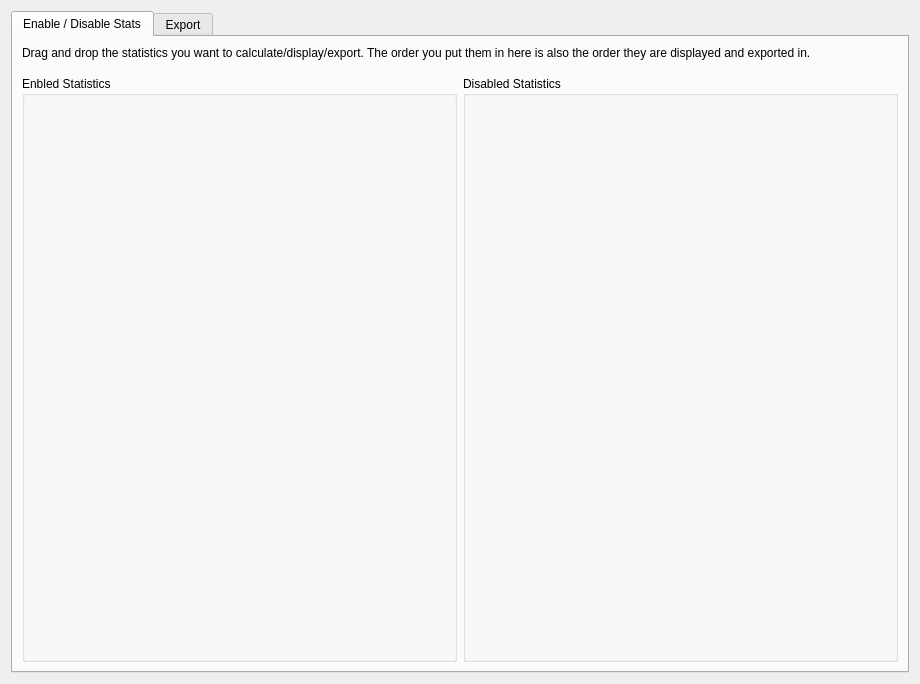
<?xml version="1.0" encoding="UTF-8"?>
<ui version="4.0">
 <class>SettingsView</class>
 <widget class="QWidget" name="SettingsView">
  <property name="geometry">
   <rect>
    <x>0</x>
    <y>0</y>
    <width>920</width>
    <height>684</height>
   </rect>
  </property>
  <property name="windowTitle">
   <string>Form</string>
  </property>
  <layout class="QVBoxLayout" name="verticalLayout">
   <item>
    <widget class="QTabWidget" name="tabWidget">
     <property name="currentIndex">
      <number>0</number>
     </property>
     <widget class="QWidget" name="tab_toggles">
      <attribute name="title">
       <string>Enable / Disable Stats</string>
      </attribute>
      <layout class="QGridLayout" name="gridLayout_2" rowstretch="0,1,1" columnstretch="1,1">
       <item row="2" column="1">
        <widget class="QGroupBox" name="groupBox_disabledStats">
         <property name="title">
          <string>Disabled Statistics</string>
         </property>
        </widget>
       </item>
       <item row="0" column="0" colspan="2">
        <widget class="QLabel" name="label">
         <property name="text">
          <string>Drag and drop the statistics you want to calculate/display/export. The order you put them in here is also the order they are displayed and exported in.</string>
         </property>
         <property name="wordWrap">
          <bool>true</bool>
         </property>
        </widget>
       </item>
       <item row="2" column="0">
        <widget class="QGroupBox" name="groupBox_enabledStats">
         <property name="title">
          <string>Enbled Statistics</string>
         </property>
        </widget>
       </item>
       <item row="1" column="0">
        <spacer name="verticalSpacer_2">
         <property name="orientation">
          <enum>Qt::Vertical</enum>
         </property>
         <property name="sizeType">
          <enum>QSizePolicy::Fixed</enum>
         </property>
         <property name="sizeHint" stdset="0">
          <size>
           <width>20</width>
           <height>10</height>
          </size>
         </property>
        </spacer>
       </item>
      </layout>
     </widget>
     <widget class="QWidget" name="tab_export">
      <attribute name="title">
       <string>Export</string>
      </attribute>
      <layout class="QGridLayout" name="gridLayout_3" columnstretch="0,1">
       <item row="0" column="0">
        <widget class="QGroupBox" name="groupBox_stats">
         <property name="title">
          <string>Stats Calculator</string>
         </property>
         <layout class="QVBoxLayout" name="verticalLayout_4">
          <item>
           <layout class="QVBoxLayout" name="verticalLayout_3">
            <item>
             <widget class="QRadioButton" name="radioButton_resetStatsEveryGame">
              <property name="text">
               <string>Reset statistics at the start of every game</string>
              </property>
              <property name="checked">
               <bool>true</bool>
              </property>
             </widget>
            </item>
            <item>
             <widget class="QRadioButton" name="radioButton_resetStatsEverySet">
              <property name="text">
               <string>Reset statistics at the beginning of a set</string>
              </property>
             </widget>
            </item>
           </layout>
          </item>
         </layout>
        </widget>
       </item>
       <item row="0" column="1">
        <spacer name="horizontalSpacer_2">
         <property name="orientation">
          <enum>Qt::Horizontal</enum>
         </property>
         <property name="sizeHint" stdset="0">
          <size>
           <width>40</width>
           <height>20</height>
          </size>
         </property>
        </spacer>
       </item>
       <item row="1" column="0">
        <widget class="QGroupBox" name="groupBox">
         <property name="title">
          <string>OBS</string>
         </property>
         <layout class="QVBoxLayout" name="verticalLayout_2">
          <item>
           <widget class="QCheckBox" name="checkBox_obsExport">
            <property name="sizePolicy">
             <sizepolicy hsizetype="Minimum" vsizetype="Fixed">
              <horstretch>0</horstretch>
              <verstretch>0</verstretch>
             </sizepolicy>
            </property>
            <property name="text">
             <string>Export OBS compatible files</string>
            </property>
           </widget>
          </item>
          <item>
           <layout class="QHBoxLayout" name="horizontalLayout">
            <item>
             <widget class="QLabel" name="label_obsDestFolder">
              <property name="enabled">
               <bool>false</bool>
              </property>
              <property name="text">
               <string>Destination Folder:</string>
              </property>
             </widget>
            </item>
            <item>
             <widget class="QLineEdit" name="lineEdit_obsDestFolder">
              <property name="enabled">
               <bool>false</bool>
              </property>
              <property name="sizePolicy">
               <sizepolicy hsizetype="MinimumExpanding" vsizetype="Fixed">
                <horstretch>0</horstretch>
                <verstretch>0</verstretch>
               </sizepolicy>
              </property>
              <property name="readOnly">
               <bool>true</bool>
              </property>
             </widget>
            </item>
            <item>
             <widget class="QToolButton" name="toolButton_obsBrowseFolder">
              <property name="enabled">
               <bool>false</bool>
              </property>
              <property name="text">
               <string>...</string>
              </property>
             </widget>
            </item>
           </layout>
          </item>
          <item>
           <layout class="QHBoxLayout" name="horizontalLayout_2">
            <item>
             <widget class="QCheckBox" name="checkBox_obsInsertNewlines">
              <property name="enabled">
               <bool>false</bool>
              </property>
              <property name="text">
               <string>Insert additional newlines:</string>
              </property>
             </widget>
            </item>
            <item>
             <widget class="QSpinBox" name="spinBox_obsNewlines">
              <property name="enabled">
               <bool>false</bool>
              </property>
              <property name="sizePolicy">
               <sizepolicy hsizetype="Minimum" vsizetype="Fixed">
                <horstretch>0</horstretch>
                <verstretch>0</verstretch>
               </sizepolicy>
              </property>
              <property name="minimum">
               <number>1</number>
              </property>
              <property name="maximum">
               <number>10</number>
              </property>
             </widget>
            </item>
           </layout>
          </item>
          <item>
           <layout class="QGridLayout" name="gridLayout_4">
            <item row="1" column="1">
             <widget class="QSpinBox" name="spinBox_obsSeconds">
              <property name="enabled">
               <bool>false</bool>
              </property>
              <property name="sizePolicy">
               <sizepolicy hsizetype="Minimum" vsizetype="Fixed">
                <horstretch>0</horstretch>
                <verstretch>0</verstretch>
               </sizepolicy>
              </property>
              <property name="minimum">
               <number>1</number>
              </property>
              <property name="maximum">
               <number>60</number>
              </property>
             </widget>
            </item>
            <item row="1" column="2">
             <widget class="QLabel" name="label_obsSeconds">
              <property name="enabled">
               <bool>false</bool>
              </property>
              <property name="text">
               <string>seconds</string>
              </property>
             </widget>
            </item>
            <item row="1" column="0">
             <widget class="QRadioButton" name="radioButton_obsExportAfterInterval">
              <property name="enabled">
               <bool>false</bool>
              </property>
              <property name="text">
               <string>Export files every</string>
              </property>
             </widget>
            </item>
            <item row="1" column="3">
             <spacer name="horizontalSpacer">
              <property name="orientation">
               <enum>Qt::Horizontal</enum>
              </property>
              <property name="sizeHint" stdset="0">
               <size>
                <width>40</width>
                <height>20</height>
               </size>
              </property>
             </spacer>
            </item>
            <item row="0" column="0" colspan="4">
             <widget class="QRadioButton" name="radioButton_obsExportAfterEachGame">
              <property name="enabled">
               <bool>false</bool>
              </property>
              <property name="text">
               <string>Export files after each game ends</string>
              </property>
              <property name="checked">
               <bool>true</bool>
              </property>
             </widget>
            </item>
           </layout>
          </item>
         </layout>
        </widget>
       </item>
       <item row="2" column="0">
        <spacer name="verticalSpacer">
         <property name="orientation">
          <enum>Qt::Vertical</enum>
         </property>
         <property name="sizeHint" stdset="0">
          <size>
           <width>20</width>
           <height>40</height>
          </size>
         </property>
        </spacer>
       </item>
      </layout>
     </widget>
    </widget>
   </item>
  </layout>
 </widget>
 <resources/>
 <connections/>
</ui>
